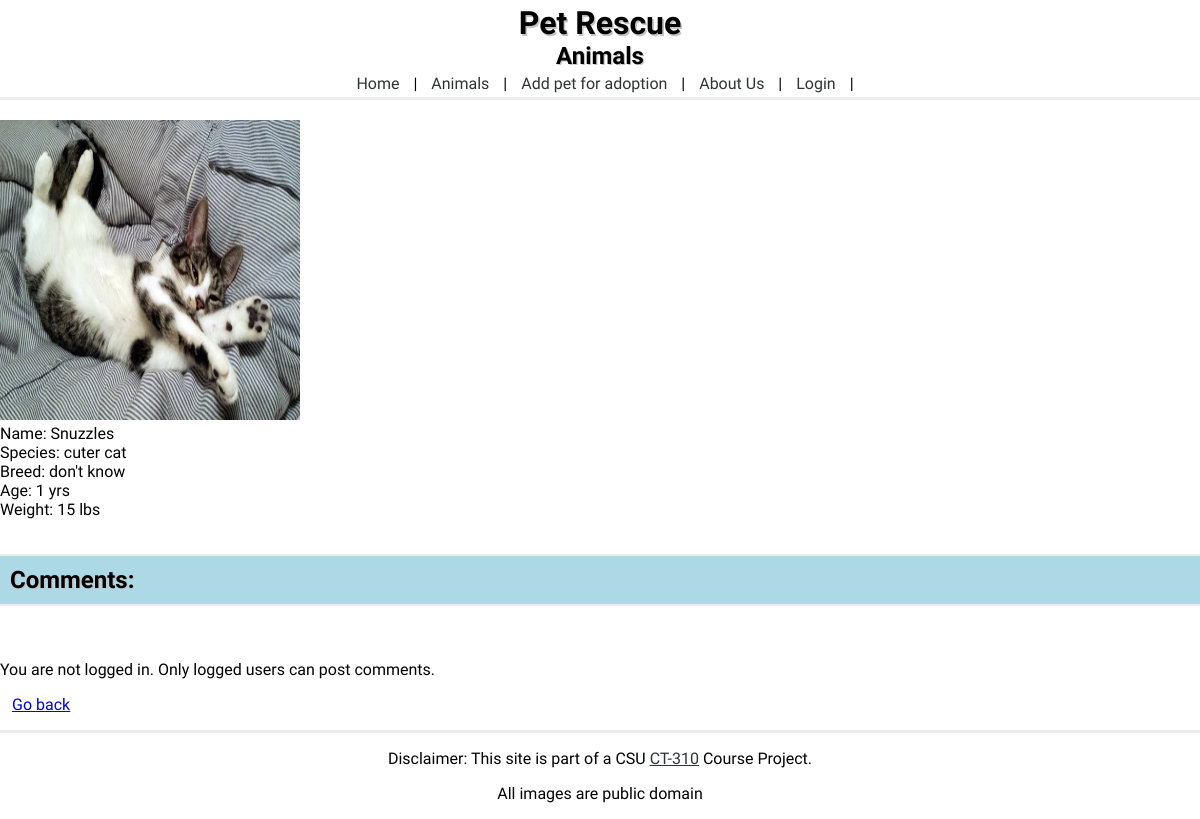
Screenshot of /animal_view.php?id=3 with the database file from the repository.
### tables this page shows
CREATE TABLE animals(
       id INTEGER PRIMARY KEY ASC,
       pet_image_path varchar(20),
       pet_name varchar(15),
       pet_species varchar(8),
       pet_breed varchar(10),
       pet_age int(3),
       pet_description varchar(145),
       pet_weight int(3)
, pet_comments varchar(1000));

### animal_view.php (the view, shortened to what this page needs)
<!DOCTYPE html>
<html>
  <head>
    <?php
      include 'header.php';
	  $db = new database();
    ?>
  </head>
  <body>
    <div class="pageContents">
      <?php
      include "navbar.php";
      ?>
      <?php
	  $query = "SELECT * FROM animals WHERE id=".$_GET['id'].";";
		$result = $db->query($query);
		foreach($result as $row)
		{?>
			<p>
			<img class="animalPhoto" src="<?php echo $row['pet_image_path'];?>" width="300px" height="300px" /><br>
			Name: <?php echo $row['pet_name'];?><br>
			Species: <?php echo $row['pet_species'];?><br>
			Breed: <?php echo $row['pet_breed'];?><br>
			Age: <?php echo $row['pet_age'];?> yrs<br>
			Weight: <?php echo $row['pet_weight'];?> lbs<br>
			<br>
			<div class="about_us_header"><h2 class="abtUsText">Comments:</h2></div>
			<br><?php echo $row['pet_comments'];?><br>
			</p>
		<?php }
      ?>
      <?php
        $valid_login = isset($_SESSION['USERNAME']);
        if( $valid_login ):
      ?>
        <form method="post" action="animal_view.php">
          <textarea name="comment_content"></textarea>
          <input type="hidden" name="COMMENT_SUBMIT">
          <input type="hidden" name="origin_get_id" value=<?php echo "\"".$_GET['id']."\"" ?> >
          <input type="submit" value="Post">
        </form>
		<p>You are logged in as <?php echo $_SESSION['USERNAME'] ?></p>
      <?php else: ?>
        <p> You are not logged in. Only logged users can post comments. </p>
		<?php endif;
      ?>
    </div>
	<p id="go_back"><a href="animal_listings.php">Go back</a></p>
    <?php include 'footer.php'; ?>
  </body>
</html>

### style.css (style rules this page uses)
body { -webkit-text-size-adjust: 100%; background-size: cover; font-family: 'Open Sans Condensed', sans-serif; margin: 0px; }
header h1, h2, h3, h4 { margin: 0px; text-shadow: 0.05em 0.05em #C4C4C4; }
.about_us_header { border-top: 2px solid #EDEDED; border-bottom: 2px solid #EDEDED; background-color: #ADD8E6; padding: 10px; }
#go_back { margin-left: 12px; text-decoration: underline; }

### rows the page displays
animals: pet_image_path (picture), pet_name "Snuzzles", pet_species "cuter cat", pet_breed "don't know", pet_age "1", pet_weight "15"

### other values shown
$heading "Animals"
